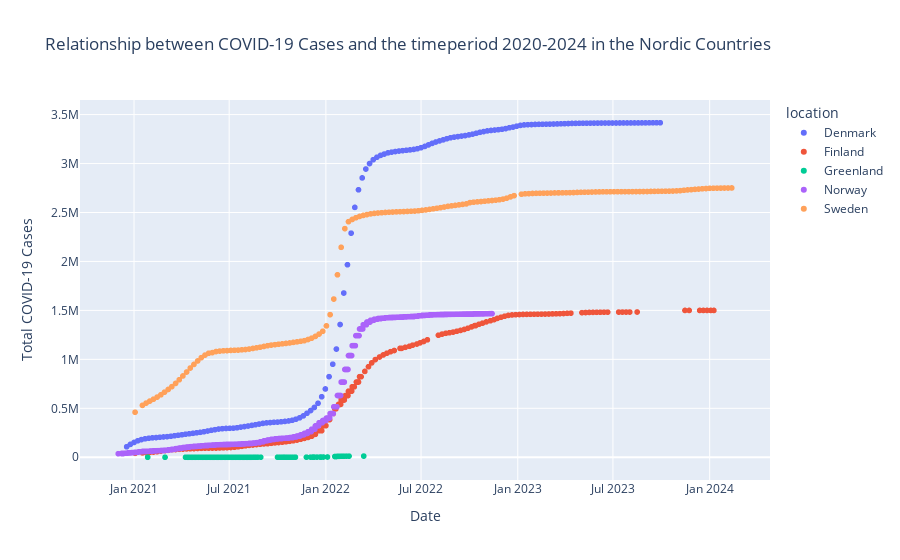

Notebook code cell kept with this figure:
### Markdown cell above
First up, we show a scatterplot showing how many covid-cases happened over time.

### Code cell
# Filtrer dataene kun for nordic_countries
nordic_data = data_hypothesis_2[data_hypothesis_2['location'].isin(nordic_countries)]

# Opret et scatterplot med plotly
fig = px.scatter(nordic_data, x='date', y='total_cases', color='location', hover_name='location',
                 labels={'date': 'Date', 'total_cases': 'Total COVID-19 Cases'},
                 title='Relationship between COVID-19 Cases and the timeperiod 2020-2024 in the Nordic Countries')

# Vis plottet
fig.show()

### Figure 1 — Plotly figure (JSON) as saved in the notebook; plotly's stock layout.template omitted (floating-point values rounded to 4 significant figures; data arrays with more than 128 entries replaced by an {"elided": "..."} marker saying what was removed)
{"data": [{"hovertemplate": "<b>%{hovertext}</b><br><br>location=Denmark<br>Date=%{x}<br>Total COVID-19 Cases=%{y}<extra></extra>", "hovertext": {"elided": "146 str values"}, "legendgroup": "Denmark", "marker": {"color": "#636efa", "symbol": "circle"}, "mode": "markers", "name": "Denmark", "showlegend": true, "type": "scattergl", "x": {"elided": "146 str values"}, "xaxis": "x", "y": {"elided": "146 int values"}, "yaxis": "y"}, {"hovertemplate": "<b>%{hovertext}</b><br><br>location=Finland<br>Date=%{x}<br>Total COVID-19 Cases=%{y}<extra></extra>", "hovertext": {"elided": "183 str values"}, "legendgroup": "Finland", "marker": {"color": "#EF553B", "symbol": "circle"}, "mode": "markers", "name": "Finland", "showlegend": true, "type": "scattergl", "x": {"elided": "183 str values"}, "xaxis": "x", "y": {"elided": "183 int values"}, "yaxis": "y"}, {"hovertemplate": "<b>%{hovertext}</b><br><br>location=Greenland<br>Date=%{x}<br>Total COVID-19 Cases=%{y}<extra></extra>", "hovertext": {"elided": "129 str values"}, "legendgroup": "Greenland", "marker": {"color": "#00cc96", "symbol": "circle"}, "mode": "markers", "name": "Greenland", "showlegend": true, "type": "scattergl", "x": {"elided": "129 str values"}, "xaxis": "x", "y": {"elided": "129 int values"}, "yaxis": "y"}, {"hovertemplate": "<b>%{hovertext}</b><br><br>location=Norway<br>Date=%{x}<br>Total COVID-19 Cases=%{y}<extra></extra>", "hovertext": {"elided": "698 str values"}, "legendgroup": "Norway", "marker": {"color": "#ab63fa", "symbol": "circle"}, "mode": "markers", "name": "Norway", "showlegend": true, "type": "scattergl", "x": {"elided": "698 str values"}, "xaxis": "x", "y": {"elided": "698 int values"}, "yaxis": "y"}, {"hovertemplate": "<b>%{hovertext}</b><br><br>location=Sweden<br>Date=%{x}<br>Total COVID-19 Cases=%{y}<extra></extra>", "hovertext": {"elided": "162 str values"}, "legendgroup": "Sweden", "marker": {"color": "#FFA15A", "symbol": "circle"}, "mode": "markers", "name": "Sweden", "showlegend": true, "type": "scattergl", "x": {"elided": "162 str values"}, "xaxis": "x", "y": {"elided": "162 int values"}, "yaxis": "y"}], "layout": {"legend": {"title": {"text": "location"}, "tracegroupgap": 0}, "title": {"text": "Relationship between COVID-19 Cases and the timeperiod 2020-2024 in the Nordic Countries"}, "xaxis": {"anchor": "y", "domain": [0, 1], "title": {"text": "Date"}}, "yaxis": {"anchor": "x", "domain": [0, 1], "title": {"text": "Total COVID-19 Cases"}}}}
